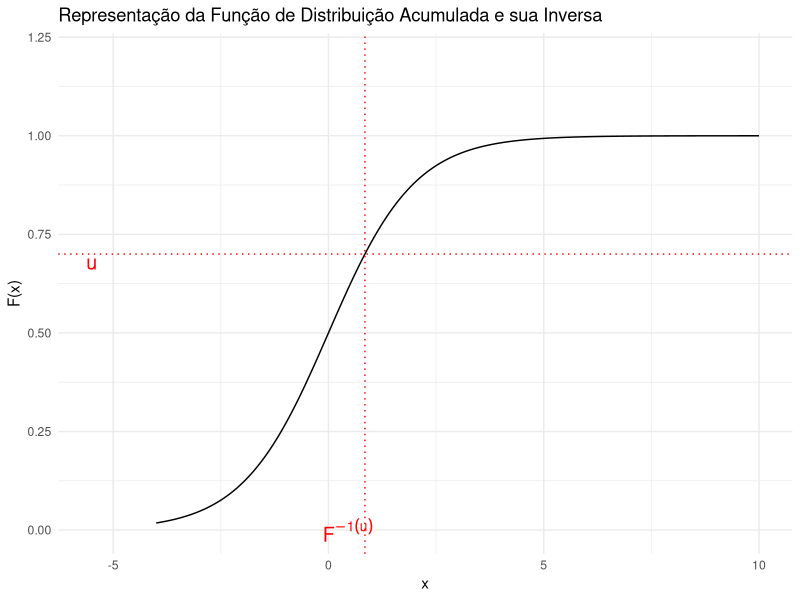
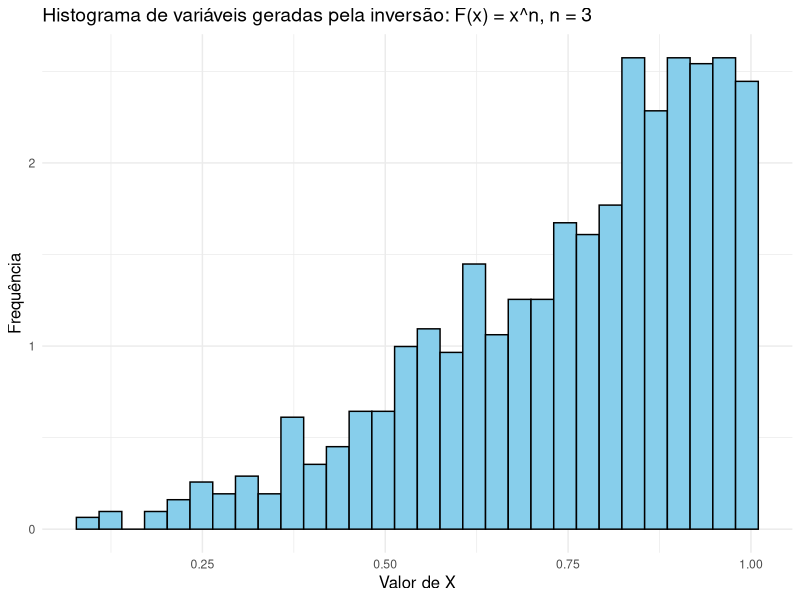
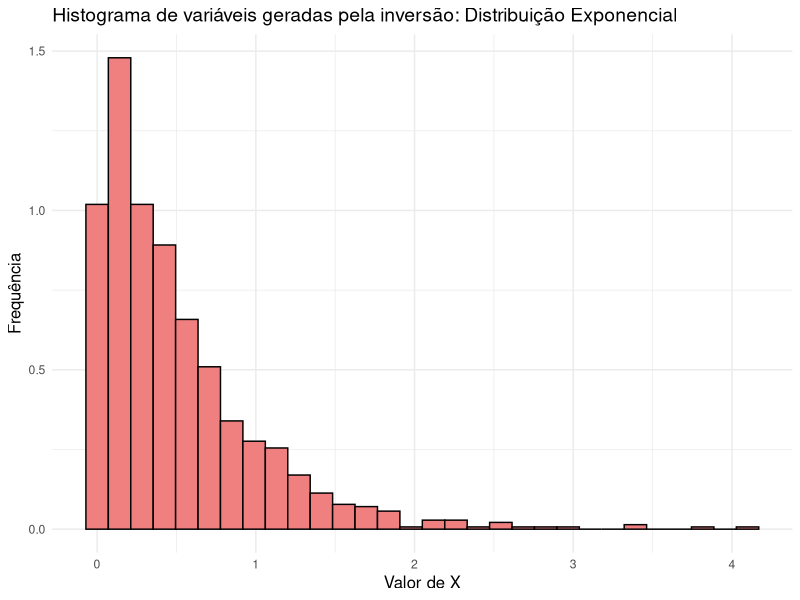
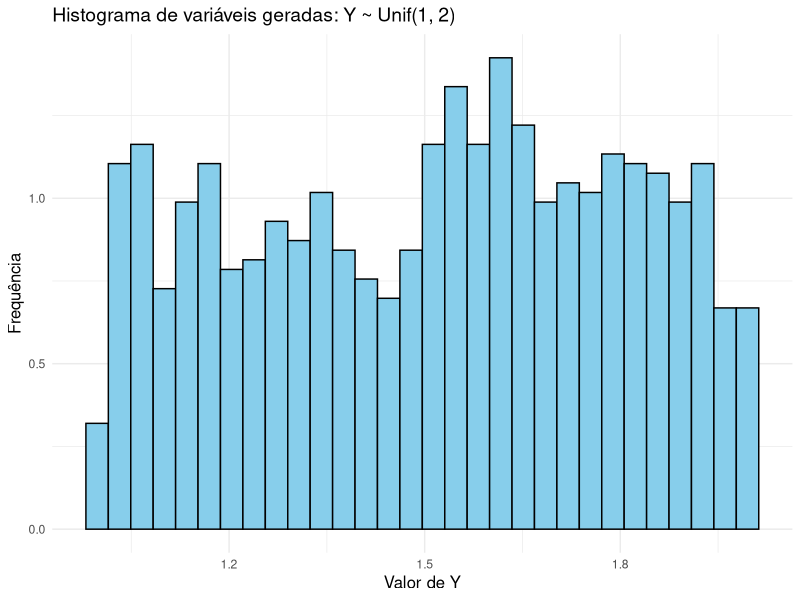
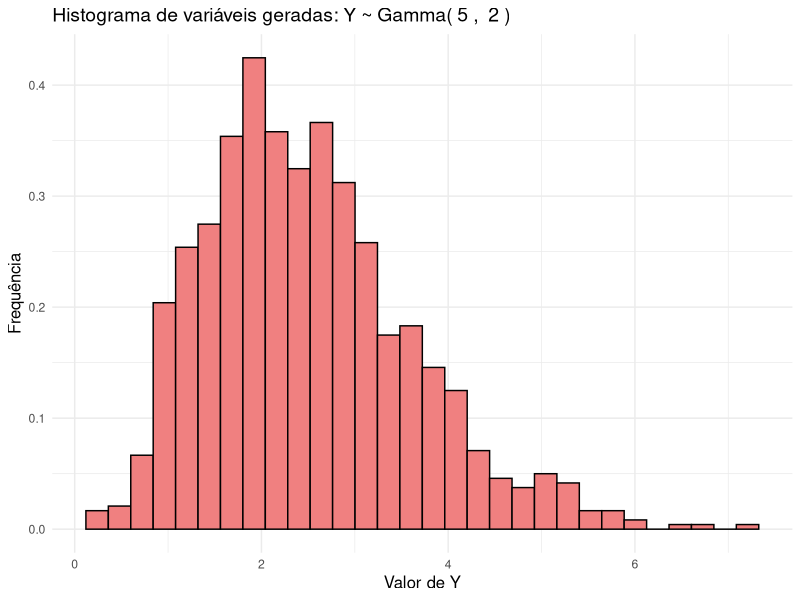

The R source for these figures, in order:
## ---- chunk 1
# Carregando as bibliotecas necessárias
library(ggplot2)

# Definindo a função de distribuição acumulada F(x) - função logística
F <- function(x) {
  return(1 / (1 + exp(-x)))
}

# Definindo a inversa da função de distribuição acumulada F_inv(u)
F_inv <- function(u) {
  return(-log((1 / u) - 1))
}

# Gerando valores de x e u
x <- seq(-4, 10, length.out = 400)
u <- seq(0.01, 0.99, length.out = 400)

# Definindo o valor de U para plotar as linhas
u_value <- 0.7
x_value <- F_inv(u_value)

# Criando o gráfico
ggplot(data = data.frame(x = x, F_x = F(x))) +
  geom_line(aes(x = x, y = F_x), color = "black") +
  geom_hline(yintercept = u_value, linetype = "dotted", color = "red") +
  geom_vline(xintercept = x_value, linetype = "dotted", color = "red") +
  annotate("text", x = x_value - 0.4, y = -0, label = expression(F^{-1}(u)), color = "red", size = 5) +
  annotate("text", x = -5.5, y = u_value - 0.02, label = "u", color = "red", size = 5) +
  labs(title = "Representação da Função de Distribuição Acumulada e sua Inversa",
       x = "x", y = "F(x)") +
  ylim(0, 1.2) +
  theme_minimal()
## ---- chunk 2
# Carregar a biblioteca ggplot2
library(ggplot2)

# Definir o parâmetro n da distribuição F(x) = x^n
n <- 3

# Gerar 1000 valores U de uma distribuição uniforme (0,1)
U <- runif(1000, min = 0, max = 1)

# Calcular X = U^(1/n)
X <- U^(1/n)

# Criar um dataframe para o ggplot2
data <- data.frame(X = X)

# Plotar o histograma usando ggplot2
p <- ggplot(data, aes(x = X)) +
  geom_histogram(aes(y = ..density..), bins = 30, fill = 'skyblue', color = 'black') +
  labs(title = 'Histograma de variáveis geradas pela inversão: F(x) = x^n, n = 3',
       x = 'Valor de X', y = 'Frequência') +
  theme_minimal() +
  theme(plot.title = element_text(size = 14),
        axis.title.x = element_text(size = 12),
        axis.title.y = element_text(size = 12))

# Exibir o gráfico
print(p)
## ---- chunk 3
# Carregar a biblioteca ggplot2
library(ggplot2)

# Definir o parâmetro lambda da distribuição exponencial
lambda <- 2

# Gerar 1000 valores U de uma distribuição uniforme (0,1)
U <- runif(1000, min = 0, max = 1)

# Calcular X usando a inversa da CDF da distribuição exponencial
X <- -log(1 - U) / lambda

# Criar um dataframe para o ggplot2
data <- data.frame(X = X)

# Plotar o histograma usando ggplot2
p <- ggplot(data, aes(x = X)) +
  geom_histogram(aes(y = ..density..), bins = 30, fill = 'lightcoral', color = 'black') +
  labs(title = 'Histograma de variáveis geradas pela inversão: Distribuição Exponencial',
       x = 'Valor de X', y = 'Frequência') +
  theme_minimal() +
  theme(plot.title = element_text(size = 14),
        axis.title.x = element_text(size = 12),
        axis.title.y = element_text(size = 12))

# Exibir o gráfico
print(p)
## ---- chunk 4
# Carregar biblioteca ggplot2
library(ggplot2)

# Gerar 1000 valores U de uma distribuição uniforme (0,1)
U <- runif(1000, min = 0, max = 1)

# Calcular Y = U + 1 para ter Y ~ Unif(1, 2)
Y <- U + 1

# Criar um dataframe para o ggplot2
data <- data.frame(Y = Y)

# Plotar o histograma usando ggplot2
p <- ggplot(data, aes(x = Y)) +
  geom_histogram(aes(y = ..density..), bins = 30, fill = 'skyblue', color = 'black') +
  labs(title = 'Histograma de variáveis geradas: Y ~ Unif(1, 2)',
       x = 'Valor de Y', y = 'Frequência') +
  theme_minimal() +
  theme(plot.title = element_text(size = 14),
        axis.title.x = element_text(size = 12),
        axis.title.y = element_text(size = 12))

# Exibir o gráfico
print(p)
## ---- chunk 5
# Carregar biblioteca ggplot2
library(ggplot2)

# Definir parâmetros
n <- 5  # número de somas
lambda <- 2  # parâmetro da distribuição exponencial

# Gerar 1000 valores U para cada uma das n somas
U <- matrix(runif(1000 * n, min = 0, max = 1), ncol = n)

# Calcular X_i = -log(1 - U_i) / lambda para cada U_i
X <- -log(1 - U) / lambda

# Somar os valores de X para obter Y ~ Gamma(n, lambda)
Y <- rowSums(X)

# Criar um dataframe para o ggplot2
data <- data.frame(Y = Y)

# Plotar o histograma usando ggplot2
p <- ggplot(data, aes(x = Y)) +
  geom_histogram(aes(y = ..density..), bins = 30, fill = 'lightcoral', color = 'black') +
  labs(title = paste('Histograma de variáveis geradas: Y ~ Gamma(', n, ', ', lambda, ')'),
       x = 'Valor de Y', y = 'Frequência') +
  theme_minimal() +
  theme(plot.title = element_text(size = 14),
        axis.title.x = element_text(size = 12),
        axis.title.y = element_text(size = 12))

# Exibir o gráfico
print(p)
